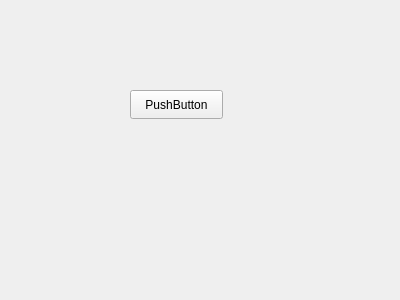
<?xml version="1.0" encoding="UTF-8"?>
<ui version="4.0">
 <class>Form</class>
 <widget class="QWidget" name="Form">
  <property name="geometry">
   <rect>
    <x>0</x>
    <y>0</y>
    <width>400</width>
    <height>300</height>
   </rect>
  </property>
  <property name="windowTitle">
   <string>Form</string>
  </property>
  <widget class="QPushButton" name="pushButton">
   <property name="geometry">
    <rect>
     <x>130</x>
     <y>90</y>
     <width>93</width>
     <height>29</height>
    </rect>
   </property>
   <property name="text">
    <string>PushButton</string>
   </property>
  </widget>
 </widget>
 <resources/>
 <connections/>
</ui>
